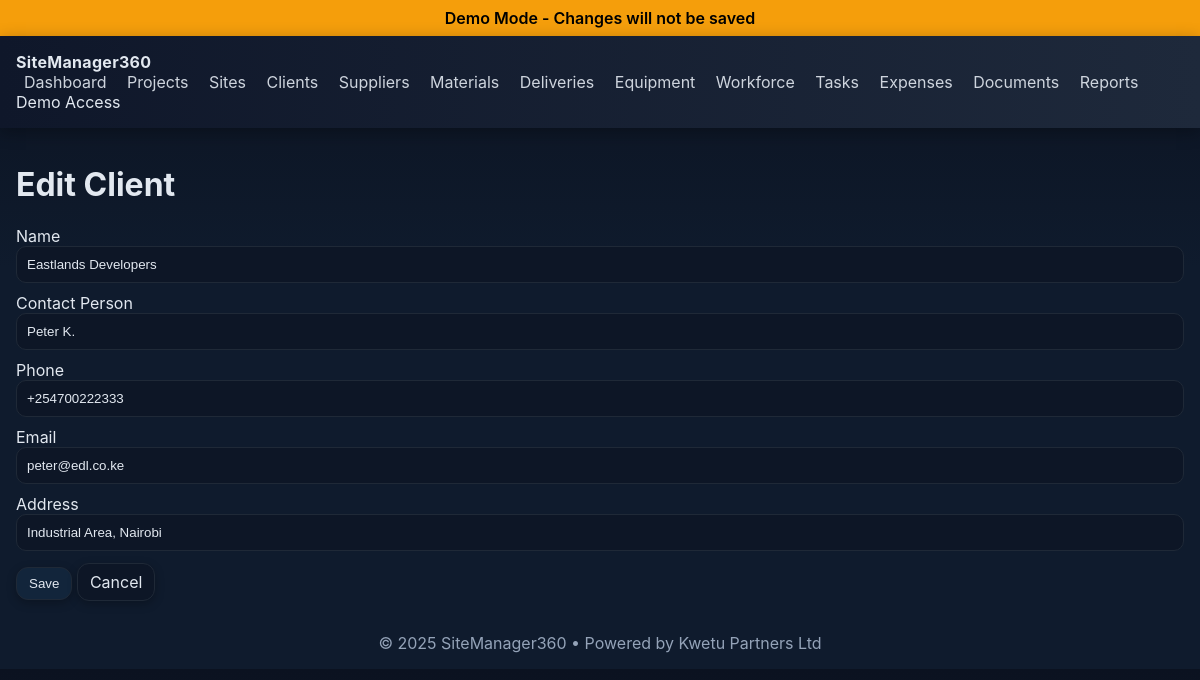
Page /clients/2/edit on the committed database.
### app.py (models this page shows)
class Client(db.Model):
    id = db.Column(db.Integer, primary_key=True)
    name = db.Column(db.String(120), nullable=False)
    contact_person = db.Column(db.String(120))
    phone = db.Column(db.String(50))
    email = db.Column(db.String(120))
    address = db.Column(db.String(250))
    created_at = db.Column(db.DateTime, default=datetime.utcnow)
    projects = db.relationship("Project", backref="client", lazy=True)

### app.py (the view, shortened to what this page needs)
@app.route("/clients/<int:id>/edit", methods=["GET","POST"])
@login_required
def clients_edit(id):
    item = Client.query.get_or_404(id)
    return render_template("clients_form.html", item=item)

### app.py (called while the page is built)
def is_demo():
    return DEMO_MODE

def login_required(view_func):
    @wraps(view_func)
    def wrapped(*args, **kwargs):
        if is_demo():
            demo_user = User.query.order_by(User.id.asc()).first()
            if demo_user and not session.get("user_id"):
                session["user_id"] = demo_user.id
        if not session.get("user_id"):
            return redirect(url_for("login", next=request.path))
        return view_func(*args, **kwargs)
    return wrapped

@app.context_processor
def inject_demo_mode():
    return {"demo_mode": is_demo()}

@app.before_request
def block_post_in_demo():
    if is_demo():
        demo_user = User.query.order_by(User.id.asc()).first()
        if demo_user and not session.get("user_id") and request.endpoint != "static":
            session["user_id"] = demo_user.id
        if request.method == "POST":
            flash("Demo Mode: Action simulated successfully.", "info")
            return redirect(request.referrer or url_for("dashboard"))

### templates/clients_form.html (shortened to what this page needs)
{% extends "base.html" %}
{% block content %}
<h1>{{ 'Edit' if item else 'New' }} Client</h1>
<form method="post" class="form">
  <label>Name
  <input type="text" name="name" value="{{ item.name if item else '' }}" required>
</label><label>Contact Person
  <input type="text" name="contact_person" value="{{ item.contact_person if item else '' }}" required>
</label><label>Phone
  <input type="text" name="phone" value="{{ item.phone if item else '' }}" required>
</label><label>Email
  <input type="text" name="email" value="{{ item.email if item else '' }}" required>
</label><label>Address
  <input type="text" name="address" value="{{ item.address if item else '' }}" required>
</label>
  <div class="form-actions">
    <button class="btn" type="submit">Save</button>
    <a class="btn secondary" href="{{ url_for('clients') }}">Cancel</a>
  </div>
</form>
{% endblock %}

### static/style.css (style rules this page uses)
:root { --top-a:#0f172a; --top-b:#1e293b; --accent:#38bdf8; --surface:#0b1220; --surface2:#0f1b2d; --border:#1f2937; --text:#e2e8f0; --muted:#94a3b8; --success:#16a34a; --info:#1d4ed8; --danger:#dc2626; }
* { box-sizing:border-box }
body { margin:0; background:linear-gradient(180deg,var(--surface),var(--surface2) 40%); color:var(--text); font-family:Inter,system-ui,Segoe UI,Roboto,Arial,sans-serif; }
.btn { display:inline-block; padding:8px 12px; border-radius:12px; border:1px solid var(--border); background:#12253b; color:var(--text); text-decoration:none; cursor:pointer; box-shadow:0 3px 10px rgba(0,0,0,.25) }
.btn.secondary { background:#0d1626 }
.form label { display:block; margin:10px 0 }
.form input,.form select,.form textarea { width:100%; padding:10px; border-radius:10px; border:1px solid var(--border); background:#0d1626; color:var(--text) }
.form-actions { margin-top:12px }

### rows in the picture
Client: name "Eastlands Developers", contact_person "Peter K.", phone "+254700222333", email "peter@edl.co.ke", address "Industrial Area, Nairobi"

### other values in the picture
{{ 'Edit' if item else 'New' }} "Edit"
